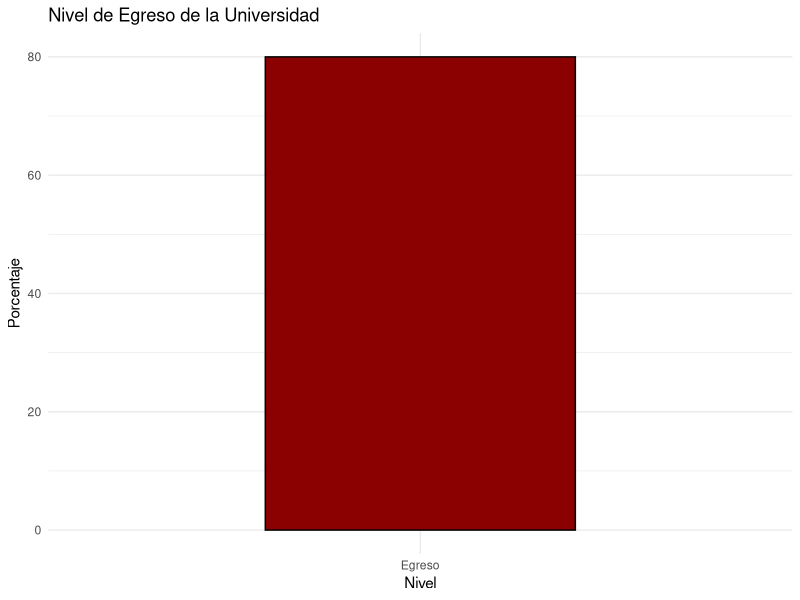
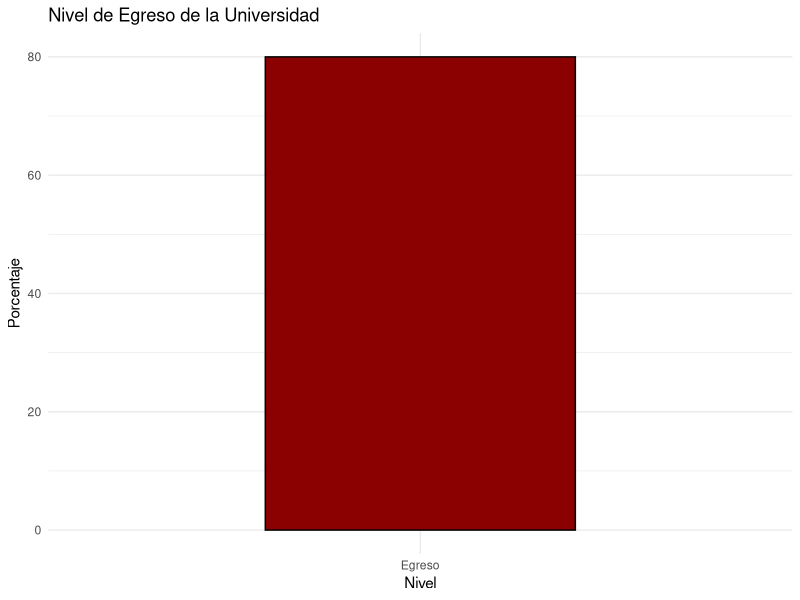

Write the R code that produced these figures, in order.
# Instala ggplot2 si no lo tienes instalado
# install.packages("ggplot2")

# Carga la librería ggplot2
library(ggplot2)

# Generar un porcentaje aleatorio para el nivel de egreso
porcentaje_egreso <- runif(1, 0, 100)

# Crear un marco de datos para el nivel de egreso
datos_egreso <- data.frame(Nivel = "Egreso", Porcentaje = porcentaje_egreso)

# Crear un gráfico de barras cartesiano con un color rojo más fuerte
grafico_egreso_cartesiano <- ggplot(datos_egreso, aes(x = Nivel, y = Porcentaje, fill = Nivel)) +
  geom_bar(stat = "identity", width = 0.5, color = "black", fill = "darkred") +
  labs(title = "Nivel de Egreso de la Universidad") +
  theme_minimal() +
  theme(legend.position = "none")

# Mostrar el gráfico cartesiano de egreso
print(grafico_egreso_cartesiano)

# Guardar el gráfico cartesiano de egreso como una imagen JPG
ggsave("grafico_egreso_cartesiano_rojo.jpg", grafico_egreso_cartesiano, width = 6, height = 6, dpi = 300)
